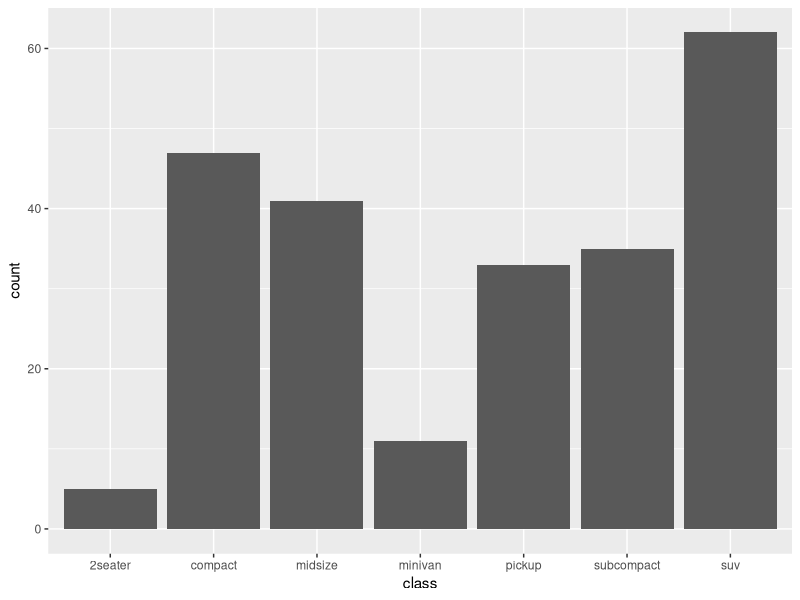
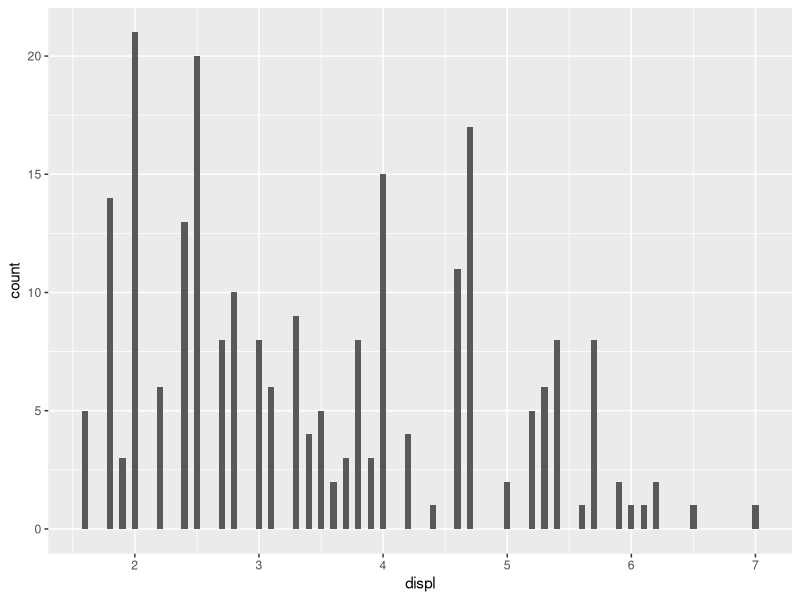
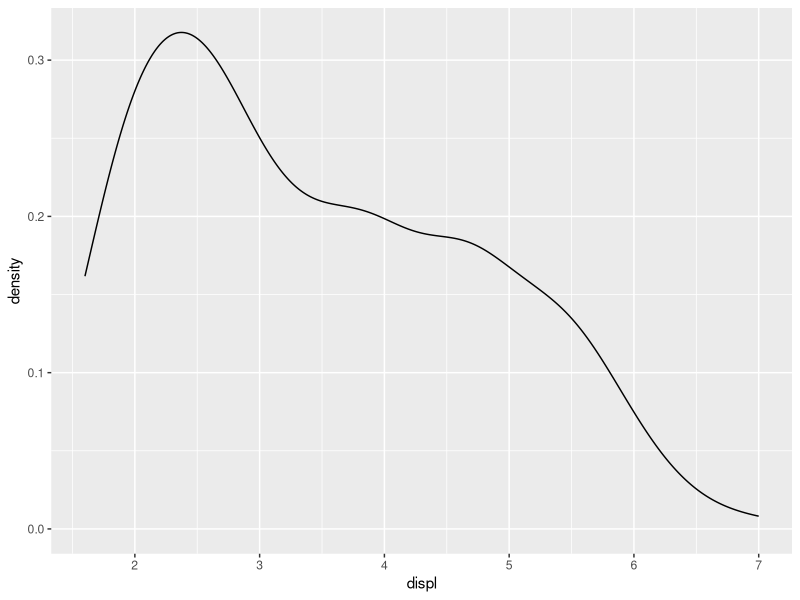
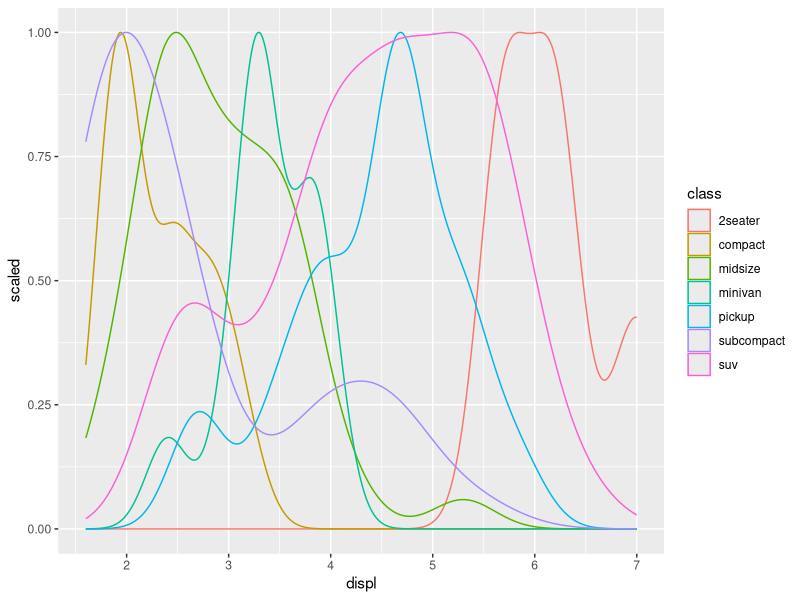
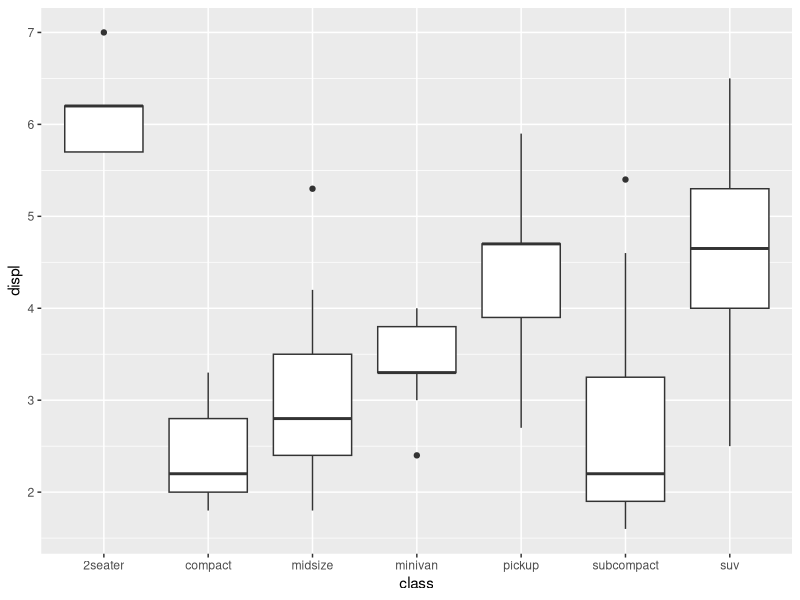
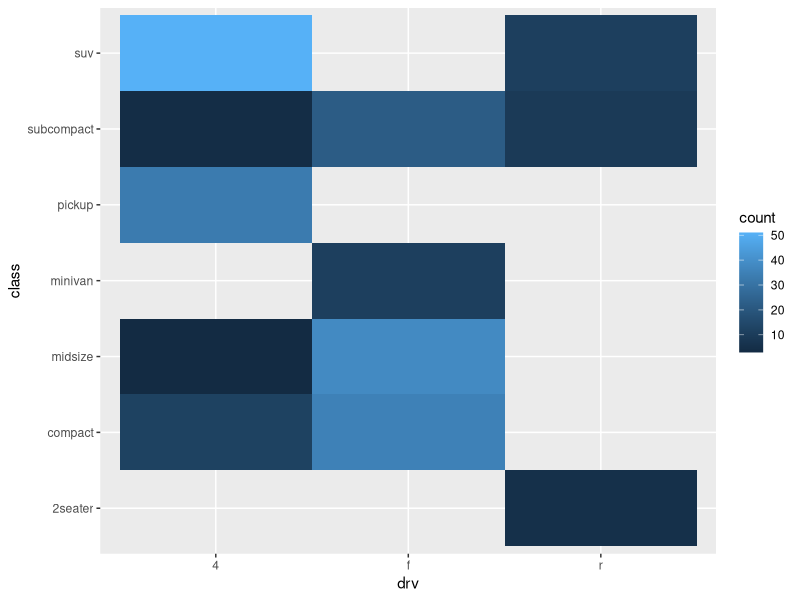
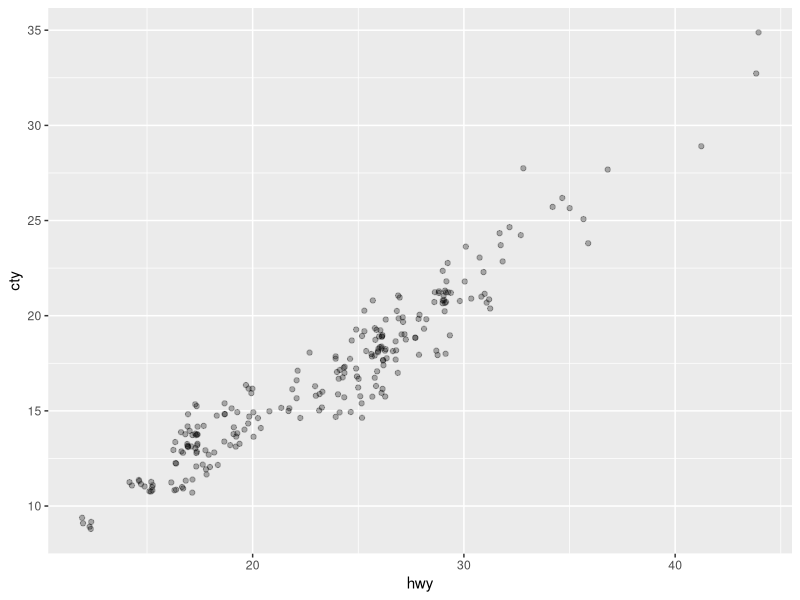

R code for these plots, in order: (Note: this script raises an error after producing the figures.)
## ---- chunk 1
options(htmltools.dir.version = FALSE)
library(tidyverse)
set.seed(20180516)
## ---- chunk 2
ggplot(data = mpg) +
  geom_bar(
    mapping = aes(x = class)
  )
## ---- chunk 3
mpg %>% 
  count(class)
## ---- chunk 4
ggplot(data = mpg) +
  geom_histogram(
    mapping = aes(x = displ),
    binwidth = 0.05
  )
## ---- chunk 5
ggplot(data = mpg) +
  geom_density(
    mapping = aes(x = displ)
  )
## ---- chunk 6
ggplot(data = mpg) +
  geom_density(
    mapping = aes(x = displ, y = ..scaled.., color = class),
  )
## ---- chunk 7
ggplot(data = mpg) +
  geom_boxplot(
    mapping = aes(x = class, y = displ),
  )
## ---- chunk 8
ggplot(data = mpg) +
  geom_bin2d(
    mapping = aes(x = drv, y = class),
  )
## ---- chunk 9
mpg %>% 
  count(drv, class)
## ---- chunk 10
ggplot(data = mpg) +
  geom_jitter(
    mapping = aes(x = hwy, y = cty),
    alpha = 0.3
  )
## ---- chunk 11
flights %>%
  nest(-month) %>% 
  arrange(month)
